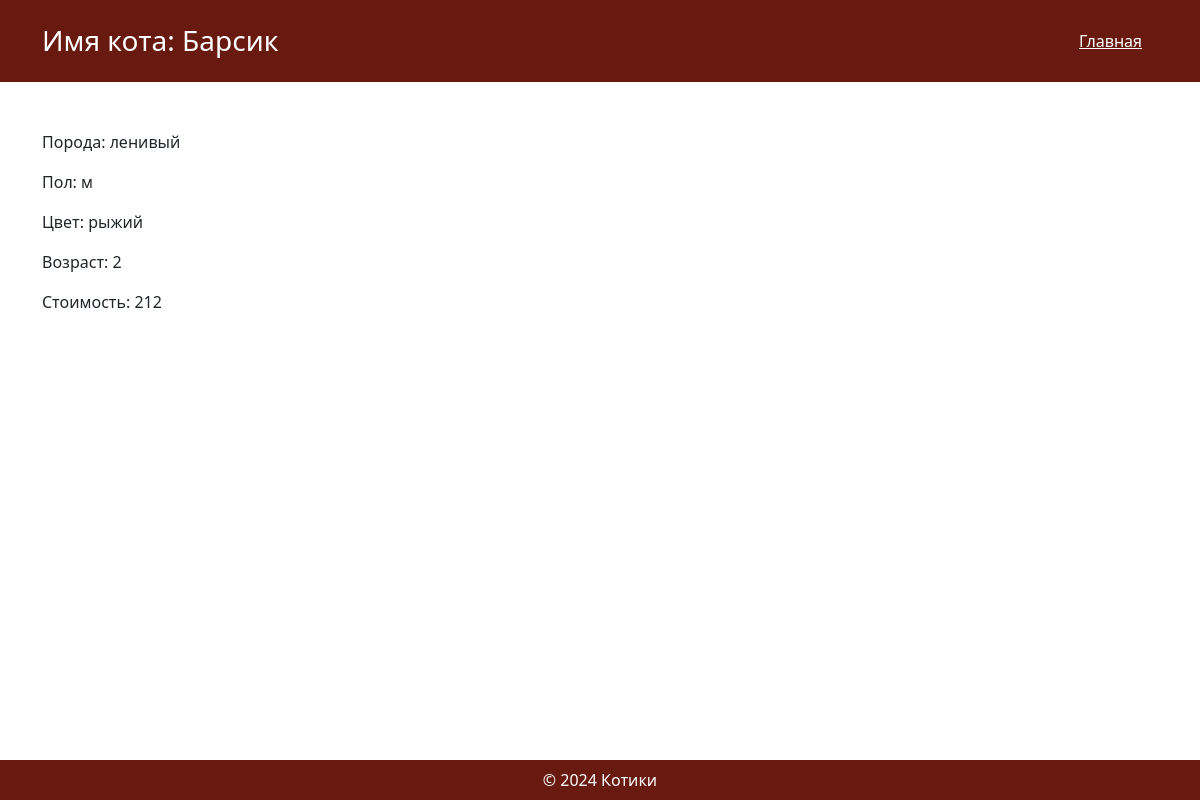
/7, run on the app's committed database.
### CatModels.py (models this page shows)
class Cats(db.Model):
    __tablename__ = 'cats'
    id = db.Column(db.Integer, primary_key=True, autoincrement=True)
    name = db.Column(db.String(80), nullable=False)
    breed = db.Column(db.String(80), nullable=False)
    gender = db.Column(db.String(80), nullable=False)
    color = db.Column(db.String(80), nullable=False)
    age = db.Column(db.Integer, nullable=False)
    cats_position = db.relationship('CatsPosition', backref='cats', cascade='all, delete-orphan', lazy='dynamic')

class CatsPosition(db.Model):
    __tablename__ = 'catsPosition'
    id = db.Column(db.Integer, primary_key=True, autoincrement=True)
    date = db.Column(db.Date, nullable=False)
    cost = db.Column(db.Integer, nullable=False)
    cats_id = db.Column(db.Integer, db.ForeignKey('cats.id'), nullable=False)

### main.py (the view)
@app.route('/<int:id_cat>')
def cat_view(id_cat):
    cat = get_one_cat(id_cat)
    cat_pos = get_one_cat_position(id_cat)
    if cat == 404 or cat_pos == 404:
        abort(404)
    try:
        add_log('view cat', datetime.today(), get_user_role())
        if get_user_role() == 'user':
            return render_template('catPage.html', cat=cat, cat_pos=cat_pos, user=True)
        elif get_user_role() == 'admin':
            return render_template('catPage.html', cat=cat, cat_pos=cat_pos, admin=True)
    except AttributeError:
        add_log('view cat', datetime.today(), 'guest')
        return render_template('catPage.html', cat=cat, cat_pos=cat_pos)

### CatModels.py (called while the page is built)
def get_one_cat(id):
    try:
        cat = Cats.query.filter_by(id=id).all()[0]
    except IndexError:
        cat = 404
    return cat

def get_one_cat_position(id):
    try:
        cat = CatsPosition.query.filter_by(cats_id=id).all()[0]
    except IndexError:
        cat = 404
    return cat

### Log.py (called while the page is built)
def add_log(type_operation, date, type_user):
    db.session.add(LogsModel(type_operation=type_operation, date=date,type_user=type_user))
    db.session.commit()

### main.py (called while the page is built)
def get_user_role():
    return current_user._get_current_object().role

### templates/catPage.html (shortened to what this page needs)
<!DOCTYPE html>
<html lang="ru">
<head>
    <link rel="stylesheet" href="static/css/style.css">
    <link href="https://cdn.jsdelivr.net/npm/bootstrap@5.1.3/dist/css/bootstrap.min.css" rel="stylesheet">
    <link href="https://cdnjs.cloudflare.com/ajax/libs/font-awesome/6.0.0-beta3/css/all.min.css" rel="stylesheet">
</head>
<body>
<header class="text-white p-4">
    <div class="container">
        <div class="d-flex justify-content-between align-items-center flex-column flex-lg-row">
            <h1 class="h3 mb-3 mb-lg-0">Имя кота: {{ cat.name }}</h1>
            <nav class="d-flex flex-column flex-lg-row align-items-center">
            <a href="/" class="text-white mb-2 mb-lg-0 me-0 me-lg-3">Главная</a>
            </nav>
        </div>
    </div>
</header>
<main class="py-5">
    <div class="container">
        <p>Порода: {{ cat.breed }}</p>
        <p>Пол: {{ cat.gender }}</p>
        <p>Цвет: {{ cat.color }}</p>
        <p>Возраст: {{ cat.age }}</p>
        <p>Стоимость: {{ cat_pos.cost }}</p>
    </div>
</main>
<footer class="text-white p-2 text-center">
    &copy; 2024 Котики
</footer>
</body>
</html>

### static/css/style.css (style rules this page uses)
body { margin: 0; font-family: Arial, sans-serif; height: 100%; display: flex; flex-direction: column; min-height: 100vh; }
main { flex: 1; }
header, footer { background-color: #681a11; color: white; }
footer { margin-top: auto; }

### data on the page
Cats: name "Барсик", breed "ленивый", gender "м", color "рыжий", age "2"
CatsPosition: cost "212"
